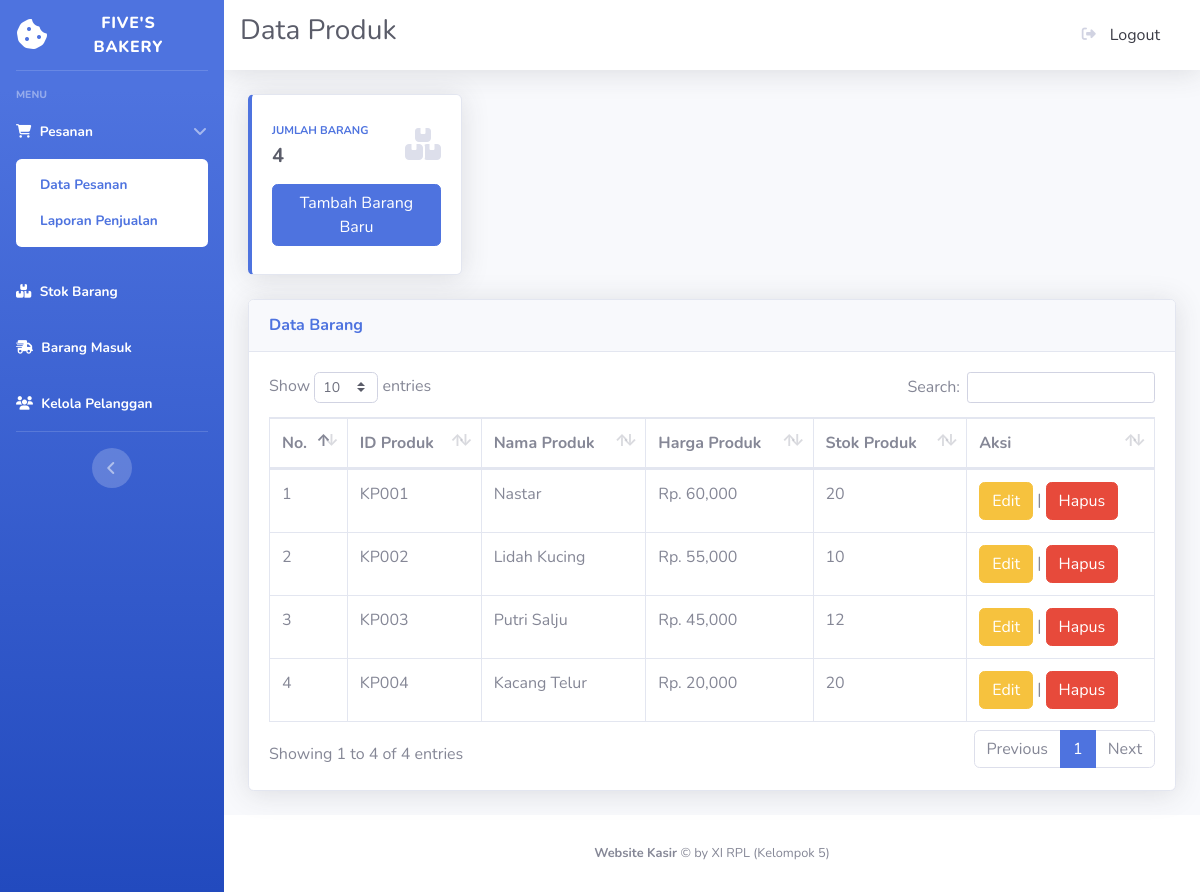
The app's page /stok.php (signed in) with its own data.
### tables this page shows
CREATE TABLE `produk` (
  `idproduk` int(11) NOT NULL,
  `namaproduk` varchar(255) NOT NULL,
  `hargaproduk` int(11) NOT NULL,
  `stokproduk` int(11) NOT NULL
);

### stok.php (the view, shortened to what this page needs)
<?php
    include "ceklogin.php";
$hitungproduk1 = mysqli_query($koneksi, "SELECT * FROM produk");
$hitungproduk2 = mysqli_num_rows($hitungproduk1);
?>
<!DOCTYPE html>
<html lang="en">
<head>
    <link href="vendor/fontawesome-free/css/all.min.css" rel="stylesheet" type="text/css">
    <link rel="stylesheet" href="https://cdnjs.cloudflare.com/ajax/libs/font-awesome/6.5.2/css/all.min.css" />
    <link href="css/sb-admin-2.min.css" rel="stylesheet">
    <link href="vendor/datatables/dataTables.bootstrap4.min.css" rel="stylesheet">
</head>
<body id="page-top">
    <div id="wrapper">
        <ul class="navbar-nav bg-gradient-primary sidebar sidebar-dark accordion" id="accordionSidebar">
            <a class="sidebar-brand d-flex align-items-center justify-content-center" href="#">
                <div class="sidebar-brand-icon">
                    <i class="fa-solid fa-cookie-bite"></i>
                </div>
                <div class="sidebar-brand-text mx-3">Five's Bakery</div>
            </a>
            <hr class="sidebar-divider">
            <div class="sidebar-heading">
                Menu
            </div>
            <li class="nav-item active">
                <a class="nav-link" href="index.php" data-toggle="collapse" data-target="#collapseTwo" aria-expanded="true"
                    aria-controls="collapseTwo">
                    <i class="fa-solid fa-cart-shopping"></i>
                    <span>Pesanan</span>
                </a>
                <div id="collapseTwo" class="collapse show" aria-labelledby="headingTwo"
                    data-parent="#accordionSidebar">
                    <div class="bg-white py-2 collapse-inner rounded">
                        <a class="collapse-item active" href="index.php">Data Pesanan</a>
                        <a class="collapse-item active" href="laporan.php">Laporan Penjualan</a>
                    </div>
                </div>
            </li>
            <li class="nav-item active">
                <a class="nav-link" href="stok.php">
                    <i class="fa-solid fa-boxes-stacked"></i>
                    <span>Stok Barang</span></a>
            </li>
            <li class="nav-item active">
                <a class="nav-link" href="masuk.php">
                    <i class="fa-solid fa-truck-fast"></i>
                    <span>Barang Masuk</span></a>
            </li>
            <li class="nav-item active">
                <a class="nav-link" href="pelanggan.php">
                    <i class="fa-solid fa-users"></i>
                    <span>Kelola Pelanggan</span></a>
            </li>
            <hr class="sidebar-divider d-none d-md-block">
            <div class="text-center d-none d-md-inline">
                <button class="rounded-circle border-0" id="sidebarToggle"></button>
            </div>
        </ul>
        <div id="content-wrapper" class="d-flex flex-column">
            <div id="content">
                <nav class="navbar navbar-expand navbar-light bg-white topbar mb-4 static-top shadow">
                    <div>
                        <h1 class="h3 text-gray-800">Data Produk</h1>
                    </div>
                    <ul class="navbar-nav ml-auto">
                        <a class="dropdown-item" href="#" data-toggle="modal" data-target="#logoutModal">
                            <i class="fas fa-sign-out-alt fa-sm fa-fw mr-2 text-gray-400"></i>
                            Logout
                        </a>
                    </ul>
                </nav>
                <div class="container-fluid">
                    <div class="row">
                        <div class="col-xl-3 col-md-6 mb-4">
                            <div class="card border-left-primary shadow h-100 py-2">
                                <div class="card-body">
                                    <div class="row no-gutters align-items-center">
                                        <div class="col mr-2">
                                            <div class="text-xs font-weight-bold text-primary text-uppercase mb-1">
                                                Jumlah Barang</div>
                                            <div class="h5 mb-0 font-weight-bold text-gray-800">
                                                <?=$hitungproduk2;?></div>
                                        </div>
                                        <div class="col-auto">
                                            <i class="fa-solid fa-boxes-stacked fa-2x text-gray-300"></i>
                                        </div>
                                    </div>
                                    <button type="button" class="btn btn-primary mt-3" data-toggle="modal" data-target="#myModal">Tambah Barang Baru
                                    </button>
                                </div>
                            </div>
                        </div>
                    </div>
                    <div class="card shadow mb-4">
                        <div class="card-header py-3">
                            <h6 class="m-0 font-weight-bold text-primary">Data Barang</h6>
                        </div>
                        <div class="card-body">
                            <div class="table-responsive">
                                <table class="table table-bordered" id="dataTable" width="100%" cellspacing="0">
                                    <thead>
                                        <tr>
                                            <th>No.</th>
                                            <th>ID Produk</th>
                                            <th>Nama Produk</th>
                                            <th>Harga Produk</th>
                                            <th>Stok Produk</th>
                                            <th>Aksi</th>
                                        </tr>
                                    </thead>
                                    <tbody>
                                        <?php
                                            $ambilproduk = mysqli_query($koneksi, "SELECT * FROM produk");
                                            $i = 1;
                                            while($p=mysqli_fetch_array($ambilproduk)) {
                                                $idproduk = $p['idproduk'];
                                                $namaproduk = $p['namaproduk'];
                                                $hargaproduk = $p['hargaproduk'];
                                                $stokproduk = $p['stokproduk'];
                                            ?>
                                        <tr>
                                            <td><?=$i++;?></td>
                                            <td>KP<?=sprintf("%03d", $idproduk);?></td>
                                            <td><?=$namaproduk;?></td>
                                            <td>Rp. <?=number_format($hargaproduk);?></td>
                                            <td><?=$stokproduk;?></td>
                                            <td>
                                                <button type="button" class="btn btn-warning" data-toggle="modal" data-target="#edit<?=$idproduk;?>">Edit
                                                </button> |
                                                <button type="button" class="btn btn-danger" data-toggle="modal" data-target="#hapus<?=$idproduk;?>">Hapus
                                                </button>
                                            </td>
                                        </tr>
                                    <?php
                                    };
                                    ?>
                                    </tbody>
                                </table>
                            </div>
                        </div>
                    </div>
                </div>
            </div>
            <footer class="sticky-footer bg-white">
                <div class="container my-auto">
                    <div class="copyright text-center my-auto">
                        <span><b>Website Kasir</b> &copy; by XI RPL (Kelompok 5)</span>
                    </div>
                </div>
            </footer>
        </div>
    </div>
</body>
</html>

### records on screen
produk: idproduk "001", namaproduk "Nastar", hargaproduk "60,000", stokproduk "20"
produk: idproduk "002", namaproduk "Lidah Kucing", hargaproduk "55,000", stokproduk "10"
produk: idproduk "003", namaproduk "Putri Salju", hargaproduk "45,000", stokproduk "12"
produk: idproduk "004", namaproduk "Kacang Telur", hargaproduk "20,000", stokproduk "20"

### other values on screen
$hitungproduk2 "4"
